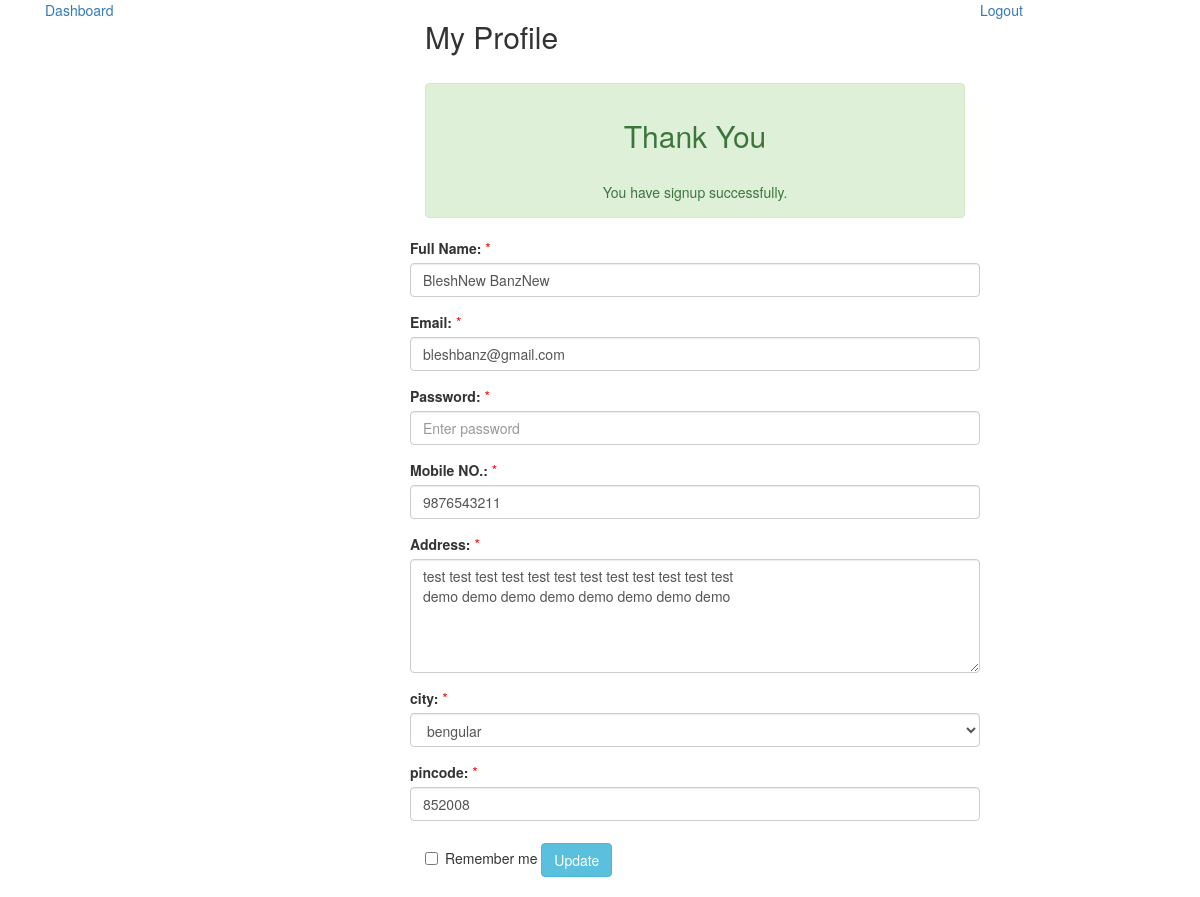
Screenshot of /login_panel/myprofile.php (signed in) with the database file from the repository.
### tables this page shows
CREATE TABLE `users` (
  `user_id` int(11) NOT NULL,
  `user_fname` varchar(255) NOT NULL DEFAULT '',
  `user_lname` varchar(255) NOT NULL DEFAULT '',
  `user_email` varchar(255) NOT NULL DEFAULT '',
  `user_mobile` bigint(11) NOT NULL,
  `user_password` varchar(255) NOT NULL DEFAULT '',
  `user_role` varchar(255) NOT NULL DEFAULT '',
  `city` varchar(255) NOT NULL DEFAULT '',
  `address` text NOT NULL DEFAULT '',
  `pincode` int(11) NOT NULL DEFAULT 0,
  `user_status` tinyint(4) NOT NULL DEFAULT 1,
  `created_at` datetime NOT NULL,
  `updated_at` datetime NOT NULL
);

### login_panel/sql.php (called while the page is built, shortened)
<?php
function myprofile($id, $conn){
	try{
		$sql = "SELECT * FROM users WHERE user_id = '$id' AND user_status = 1";
		$stmt = $conn->query($sql);
		$user = $stmt->fetch(PDO::FETCH_ASSOC);
		if(!empty($user)){
			return $user;
		}else{
			return false;
		}
	}catch(PDOException $e){
		echo "Error: " . $e->getMessage();
		return false;
	}
}
?>

### login_panel/myprofile.php (the view, shortened to what this page needs)
<?php
include('sql.php');
$error = $profile_res = array();
if (!isset($_SESSION['id'])) {
	header('Location:http://localhost/practice_php/login_panel/signin.php');
}else{
	$user_id = $_SESSION['id'];
}
foreach ($included_files = get_included_files() as $filename) {
    $expArr = explode('/', $filename);
    foreach ($expArr as $value) {
    	if($value == 'sql.php'){
			$conn = dbconn();
			$profile_res = myprofile($user_id, $conn);
    	}
    }
}
?>
<!DOCTYPE html>
<html>
	<head>
		<link rel="stylesheet" href="https://maxcdn.bootstrapcdn.com/bootstrap/3.3.7/css/bootstrap.min.css">
	</head>
<body>
<div class="container">
	<div class="col-md-4">
		<a href='dashboard.php'>Dashboard</a>
	</div>
	<div class="rows col-md-6">
		<h2>My Profile</h2><br>
	  	<?php
	  		if(isset($_SESSION['message'])){
	  			echo $_SESSION['message'];
	  		}
	  	?>
		<form class="form-horizontal" method="post" action="<?php echo htmlspecialchars($_SERVER["PHP_SELF"]);?>">
	    <div class="form-group">
			<label for="fullname">Full Name:</label>
			<span class="error">* <?php echo isset($error['fullname'])?$error['fullname']:'' ;?></span>
			<input type="text" class="form-control" name="fullname" id="fullname" placeholder="Enter Full Name" value="<?php echo $profile_res['user_fname'].' '. $profile_res['user_lname']; ?>">
	    </div>
	    <div class="form-group">
	      	<label for="email">Email:</label>
	      	<span class="error">* <?php echo isset($error['email'])?$error['email']:'';?></span>
	      	<input type="email" class="form-control" name="email" id="email" placeholder="Enter email" value="<?php echo $profile_res['user_email'] ?>">
	    </div>
	    <div class="form-group">
	      	<label for="pwd">Password:</label>
	      	<span class="error">* <?php echo isset($error['password'])?$error['password']:'';?></span>
	      	<input type="password" class="form-control" name="password" id="pwd" placeholder="Enter password" value="">
	    </div>
	    <div class="form-group">
	    	<label for="mobile">Mobile NO.:</label>
	      	<span class="error">* <?php echo isset($error['mobile'])?$error['mobile']:'';?></span>
	      	<input type="text" class="form-control" name="mobile" id="mobile" placeholder="Enter Mobile No." value="<?php echo $profile_res['user_mobile'] ?>">
	    </div>
	    <div class="form-group">
	      	<label for="email">Address:</label>
	      	<span class="error">* <?php echo isset($error['address'])?$error['address']:''; ?></span>
	      	<textarea class="form-control" rows="5" id="address" name="address" value=""><?php echo $profile_res['address'] ?></textarea>
	    </div>
		<div class="form-group">
			<label for="option">city:</label>
			<span class="error">* <?php echo isset($error['city'])?$error['city']:'';?></span>
			<select class="form-control" id="city" name="city">
				<option value="bengular" <?php if(isset($profile_res['city'])?$profile_res['city'] == 'bengular':'') echo 'selected="selected"' ?>>bengular</option>
			</select>
		</div>
	    <div class="form-group">
	      	<label for="pincode">pincode:</label>
	      	<span class="error">* <?php echo isset($error['pincode'])?$error['pincode']:''; ?></span>
	      	<input type="text" class="form-control" id="pincode" placeholder="Enter pincode" name="pincode" value="<?php echo $profile_res['pincode'] ?>">
	    </div>
	    <div class="checkbox">
	      <label><input type="checkbox" name="checkbox"> Remember me</label>
	    	<button type="submit" name="update" value="update" class="btn btn-info">Update</button>
	    </div>
	    <br>
	  </form>
	 </div>
	<a href="http://localhost/practice_php/login_panel/logout.php">Logout</a>
</div>
</body>
</html>

### login_panel/myprofile.php (style rules this page uses)
.error { color: #FF0000; }

### rows the page displays
users: fullname "BleshNew BanzNew", email "bleshbanz@gmail.com", mobile "9876543211", address "test test test test test test test test test test test test demo demo demo demo demo demo demo demo", city "bengular", pincode "852008"

### other values shown
$_SESSION['message'] "Thank You You have signup successfully."
